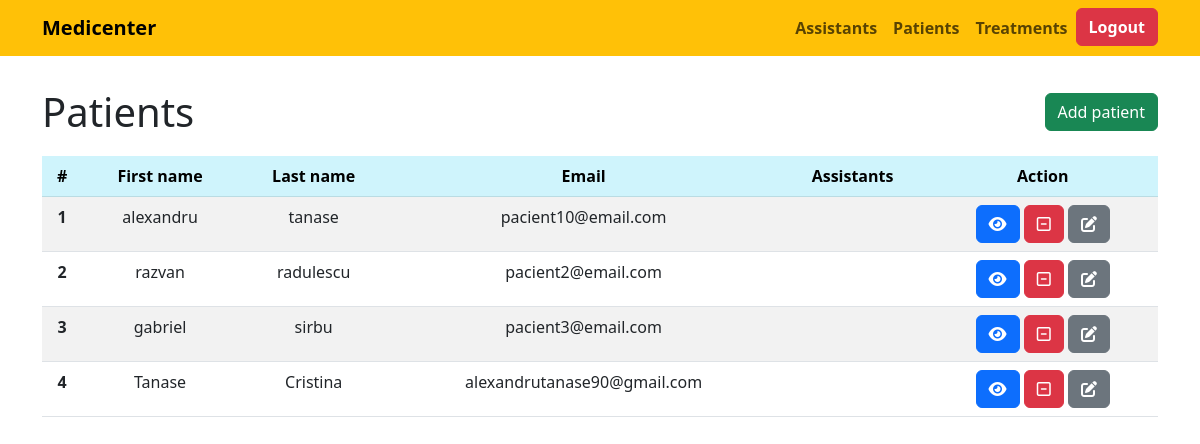
/patients/ (signed in), run on an earlier commit of the app's database.
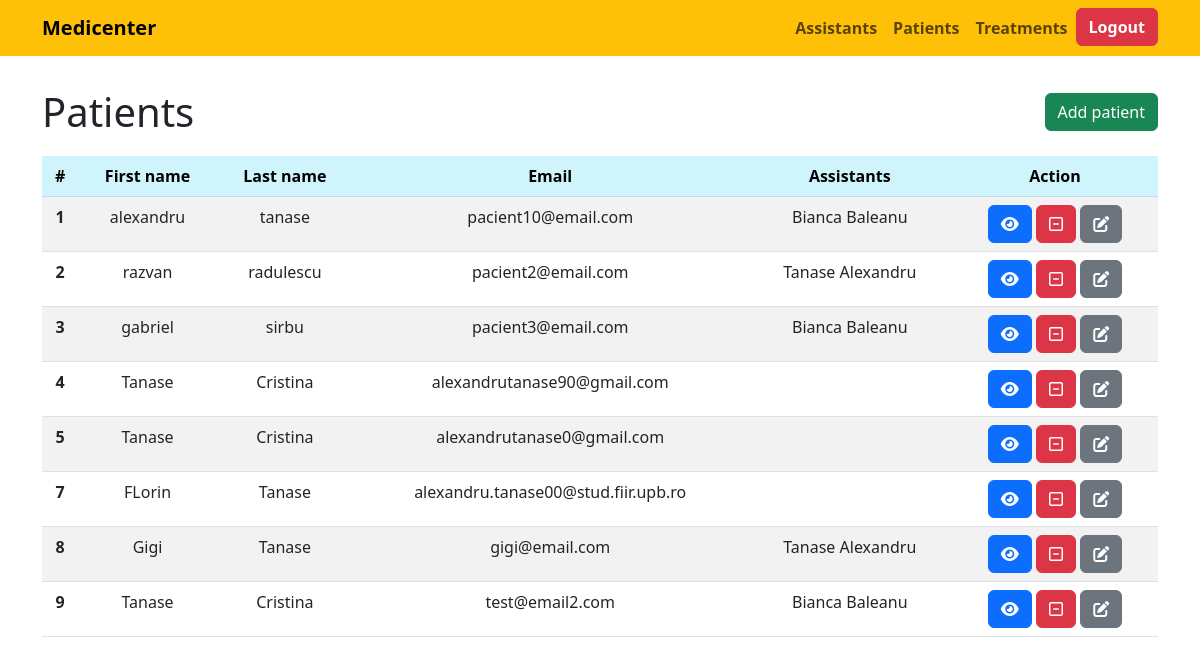
And on a later commit of the database.
### api/models.py (models this page shows, shortened)
class Patient(models.Model):
    first_name = models.CharField(max_length=30, null=True)
    last_name = models.CharField(max_length=30, null=True)
    email = models.EmailField(unique=True)
    assistants = models.ManyToManyField(Assistant, related_name='patient_assistants',blank=True)
    created_at = models.DateTimeField(auto_now_add=True)
    updated_at = models.DateTimeField(auto_now=True)

class Assistant(User):
    patients = models.ManyToManyField('Patient', related_name='assistant_patients',blank=True)
    class Meta:
        verbose_name_plural = "Assistants"

### api/views.py (the view)
# urls.py: path('patients/', views.view_patients, name='patients'),
def view_patients(request):
    patients = Patient.objects.all()
    context = {'patients': patients}
    return render(request, 'patients.html', context)

### api/context_processors.py (called while the page is built)
def user_context(request):
    context = {}
    user_role = None
    user_obj = None
    if request.user.is_authenticated:
        try:
            user_obj = UserProfile.objects.get(user=request.user)
            user_role = user_obj.role
        except UserProfile.DoesNotExist:
            pass
    if user_role == 'doctor' or user_role == 'general_manager':
        context['profile'] = user_obj
    elif user_role == 'assistant':
        context['assistant'] = Assistant.objects.get(user=request.user)
    else:
        context['guest'] = True
    return context

### api/templates/patients.html (shortened to what this page needs)
{% extends 'main.html' %}
{% block content %}
<div class="mt-3 text-center">
    {% if request.user.is_authenticated %}
        {% if profile.role == "general_manager" or "doctor" and profile %}
          <div class="d-flex justify-content-between align-items-center mb-3">
            <h1 class="text-center mt-3 mb-1">Patients</h1>
            <a class="btn btn-success mt-3 mb-1" href="{% url 'patients-register' %}">Add patient</a>
          </div>
          <table class="table table-striped table-hover">
              <thead>
                  <tr class="table-info">
                    <th scope="col">#</th>
                    <th scope="col">First name</th>
                    <th scope="col">Last name</th>
                    <th scope="col">Email</th>
                    <th scope="col">Assistants</th>
                    <th scope="col">Action</th>
                  </tr>
                </thead>
                <tbody>
                  {% for patient in patients  %}
                  <tr>
                    <th scope="row">{{patient.id}}</th>
                    <td>{{patient.first_name}}</td>
                    <td>{{patient.last_name}}</td>
                    <td>{{patient.email}}</td>
                    <td>
                      {% for assistant in patient.assistants.all %}
                        {{ assistant.first_name }} {{ assistant.last_name }}
                      {% endfor %}
                    </td>
                    <td>
                      <a class ="btn btn-primary" href="{% url 'patients' patient.id %}"><i class="fa-sharp fa-solid fa-eye"></i></a>
                      <a class ="btn btn-danger" href="{% url 'patients-delete' patient.id %}"><i class="fa-regular fa-square-minus"></i></a>
                      <a class ="btn btn-secondary" href="{% url 'patients-update' patient.id %}"><i class="fa-solid fa-pen-to-square"></i></a>
                    </td>
                  </tr>
                  {% endfor %}
                </tbody>
          </table>
        {% else %}
            <div class="mt-5">
                <h1 class="text-danger">You don't have access this page!</h1>
            </div>
        {% endif %}
    {% else %}
    <div class="mt-5">
        <h1 class="text-danger">You must be logged in to access this page!</h1>
    </div>
    {% endif %}
</div>
{% endblock content %}

What changed in the data, as far as the page shows it:
now on this page (row unchanged): Assistant: first_name "Bianca", last_name "Baleanu"
now on this page (row unchanged): Assistant: first_name "Tanase", last_name "Alexandru"
added Patient: id "5", first_name "Tanase", last_name "Cristina", email "alexandrutanase0@gmail.com"
added Patient: id "7", first_name "FLorin", last_name "Tanase", email "alexandru.tanase00@stud.fiir.upb.ro"
added Patient: id "8", first_name "Gigi", last_name "Tanase", email "gigi@email.com"
added Patient: id "9", first_name "Tanase", last_name "Cristina", email "test@email2.com"
